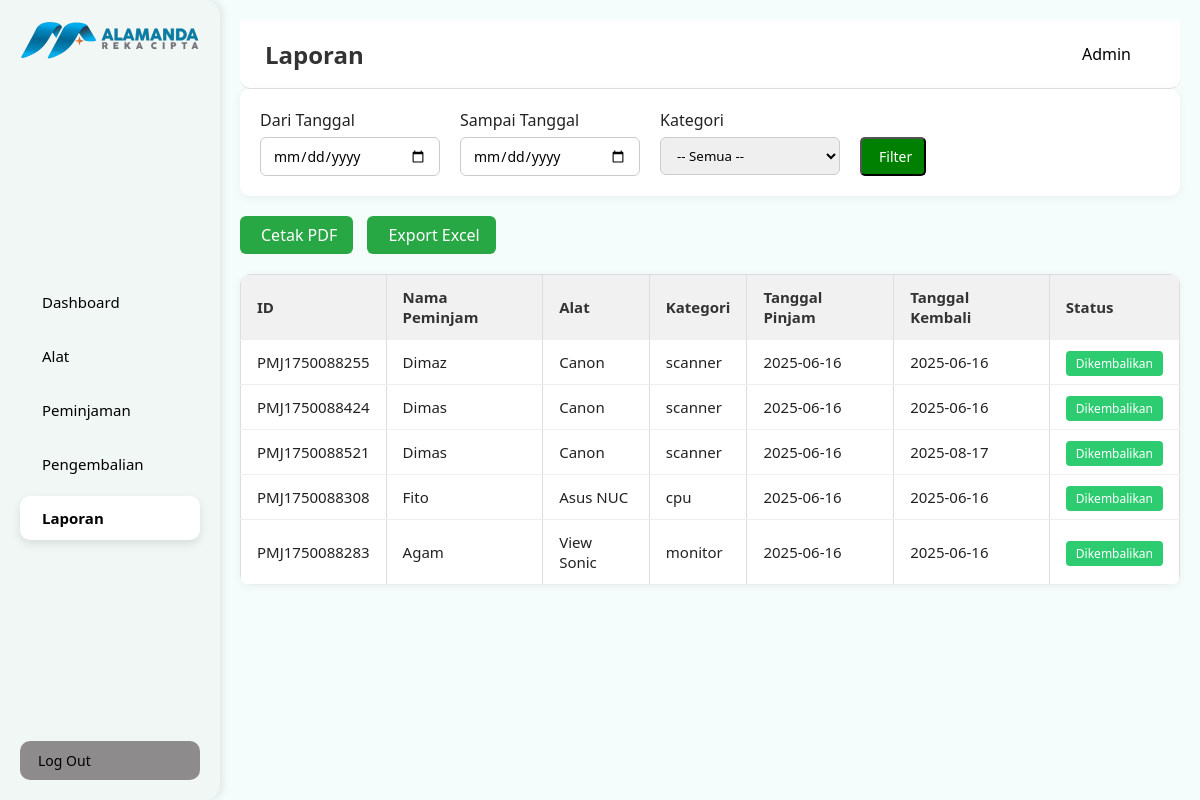
The app's page /laporan.php with its own data.
### tables this page shows
CREATE TABLE `peminjaman` (
  `id` int(11) NOT NULL,
  `id_peminjaman` varchar(20) NOT NULL,
  `id_alat` varchar(20) NOT NULL,
  `peminjam` varchar(100) NOT NULL,
  `divisi` varchar(100) DEFAULT NULL,
  `tanggal_pinjam` date NOT NULL,
  `tanggal_kembali` date DEFAULT NULL,
  `status` enum('Dipinjam','Dikembalikan') NOT NULL DEFAULT 'Dipinjam',
  `keterangan` text DEFAULT NULL
);

CREATE TABLE `alat` (
  `id` int(11) NOT NULL,
  `id_alat` varchar(20) NOT NULL,
  `kategori` enum('scanner','cpu','monitor') NOT NULL,
  `jenis` varchar(100) DEFAULT NULL,
  `merek` varchar(100) DEFAULT NULL,
  `seri` varchar(100) DEFAULT NULL,
  `ukuran` enum('kecil','sedang','besar') DEFAULT NULL,
  `spesifikasi` text DEFAULT NULL,
  `ukuran_inch` decimal(4,1) DEFAULT NULL,
  `resolusi` varchar(50) DEFAULT NULL,
  `lokasi` varchar(100) DEFAULT NULL,
  `status` enum('Tersedia','Dipinjam','Rusak','Dalam Perbaikan','Hilang') NOT NULL DEFAULT 'Tersedia',
  `jumlah_pemakaian` int(11) DEFAULT 0,
  `keterangan` text DEFAULT NULL,
  `tgl_masuk` date DEFAULT NULL
);

### laporan.php (the view, shortened to what this page needs)
<?php
include 'koneksi.php';
$tgl_dari   = isset($_GET['dari']) ? mysqli_real_escape_string($koneksi, $_GET['dari']) : '';
$tgl_sampai = isset($_GET['sampai']) ? mysqli_real_escape_string($koneksi, $_GET['sampai']) : '';
$kategori   = isset($_GET['kategori']) ? mysqli_real_escape_string($koneksi, $_GET['kategori']) : '';
$query = "SELECT p.*, a.jenis, a.kategori, a.merek
          FROM peminjaman p
          JOIN alat a ON p.id_alat = a.id_alat
          WHERE 1";
$query .= " ORDER BY p.tanggal_pinjam DESC";
$result = mysqli_query($koneksi, $query);
?>
<!DOCTYPE html>
<html lang="id">
<head>
  <link rel="stylesheet" href="assets/css/style.css">
  <link href="https://cdn.jsdelivr.net/npm/remixicon@3.5.0/fonts/remixicon.css" rel="stylesheet">
</head>
<body>
<div class="container">
  <?php include 'sidebar.php'; ?>
  <main class="main">
    <?php include 'topbar.php'; ?>
    <form method="GET" class="form-filter">
      <div>
        <label>Dari Tanggal</label>
        <input type="date" name="dari" value="<?= htmlspecialchars($tgl_dari) ?>">
      </div>
      <div>
        <label>Sampai Tanggal</label>
        <input type="date" name="sampai" value="<?= htmlspecialchars($tgl_sampai) ?>">
      </div>
      <div>
        <label>Kategori</label>
        <select name="kategori">
          <option value="">-- Semua --</option>
        </select>
      </div>
      <div style="align-self: flex-end;">
        <button type="submit" class="btn-tambah"><i class="ri-filter-line"></i> Filter</button>
      </div>
    </form>
    <div class="btn-group" style="margin-bottom: 20px;">
      <a href="export_pdf.php?dari=<?= urlencode($tgl_dari) ?>&sampai=<?= urlencode($tgl_sampai) ?>&kategori=<?= urlencode($kategori) ?>" target="_blank">
        <i class="ri-file-pdf-line"></i> Cetak PDF
      </a>
      <a href="export_excel.php?dari=<?= urlencode($tgl_dari) ?>&sampai=<?= urlencode($tgl_sampai) ?>&kategori=<?= urlencode($kategori) ?>" target="_blank">
        <i class="ri-file-excel-2-line"></i> Export Excel
      </a>
    </div>
    <div class="table-container">
      <table class="data-table">
        <thead>
          <tr>
            <th>ID</th>
            <th>Nama Peminjam</th>
            <th>Alat</th>
            <th>Kategori</th>
            <th>Tanggal Pinjam</th>
            <th>Tanggal Kembali</th>
            <th>Status</th>
          </tr>
        </thead>
        <tbody>
          <?php if (mysqli_num_rows($result) > 0): ?>
            <?php while ($row = mysqli_fetch_assoc($result)): ?>
              <tr>
                <td><?= $row['id_peminjaman'] ?></td>
                <td><?= htmlspecialchars($row['peminjam']) ?></td>
                <td><?= htmlspecialchars($row['merek'] . ' ' . $row['jenis']) ?></td>
                <td><?= htmlspecialchars($row['kategori']) ?></td>
                <td><?= $row['tanggal_pinjam'] ?></td>
                <td><?= $row['tanggal_kembali'] ?: '-' ?></td>
                <td>
                  <span class="<?= $row['status'] === 'Dipinjam' ? 'status-pinjam' : 'status-kembali' ?>">
                    <?= $row['status'] ?>
                  </span>
                </td>
              </tr>
            <?php endwhile; ?>
          <?php else: ?>
            <tr><td colspan="7" style="text-align:center;">Tidak ada data.</td></tr>
          <?php endif; ?>
        </tbody>
      </table>
    </div>
  </main>
</div>
</body>
</html>

### assets/css/style.css (style rules this page uses)
* { margin: 0; padding: 0; box-sizing: border-box; font-family: "Segoe UI", sans-serif; }
body { background: #f4fdfc; color: #222; }
.container { display: flex; min-height: 100vh; }
.main { flex: 1; padding: 20px; }
.btn-tambah { background-color: #007bff; color: white; padding: 8px 15px; text-decoration: none; border-radius: 5px; font-size: 14px; }
.container { display: flex; }
.data-table { width: 100%; border-collapse: collapse; margin-top: 20px; }
.data-table th, .data-table td { border: 1px solid #ccc; padding: 10px; }
.btn-tambah { background: green; color: white; padding: 8px 12px; text-decoration: none; border-radius: 5px; }
.data-table { width: 100%; border-collapse: separate; border-spacing: 0 10px; font-family: "Segoe UI", sans-serif; font-size: 15px; }
.data-table th { background-color: #f5f5f5; text-align: left; padding: 12px 16px; color: #333; }
.data-table td { background-color: #fff; padding: 12px 16px; vertical-align: middle; border-bottom: 1px solid #eee; }
.data-table th, .data-table td { border: 1px solid #ddd; padding: 10px; text-align: left; }
.data-table th { background-color: #f4f4f4; font-weight: bold; }
input[type="text"], input[type="number"], textarea, input[type="date"] { padding: 10px 15px; border-radius: 8px; border: 1px solid #ccc; width: 100%; font-size: 14px; }

### laporan.php (style rules this page uses)
.form-filter { display: flex; flex-wrap: wrap; gap: 20px; background: #fff; padding: 20px; border-radius: 10px; box-shadow: 0 2px 10px rgba(0,0,0,0.05); margin-bottom: 20px; }
.form-filter label { font-weight: 500; display: block; margin-bottom: 6px; }
.form-filter input, .form-filter select { padding: 8px 12px; border-radius: 6px; border: 1px solid #ccc; min-width: 180px; }
.btn-group a { background: #28a745; color: white; padding: 8px 16px; text-decoration: none; border-radius: 6px; margin-right: 10px; display: inline-flex; align-items: center; gap: 5px; }
.data-table { width: 100%; border-collapse: collapse; background: white; border-radius: 10px; overflow: hidden; box-shadow: 0 2px 8px rgba(0,0,0,0.05); }
.data-table th, .data-table td { padding: 12px 16px; border-bottom: 1px solid #eee; text-align: left; }
.data-table th { background: #f1f1f1; }
.status-kembali { background: #2ecc71; color: white; padding: 4px 10px; border-radius: 4px; font-size: 12px; }

### records on screen
peminjaman: id_peminjaman "PMJ1750088255", peminjam "Dimaz", alat.merek+jenis "Canon", alat.kategori "scanner", tanggal_pinjam "2025-06-16", tanggal_kembali "2025-06-16", status "Dikembalikan"
peminjaman: id_peminjaman "PMJ1750088424", peminjam "Dimas", alat.merek+jenis "Canon", alat.kategori "scanner", tanggal_pinjam "2025-06-16", tanggal_kembali "2025-06-16", status "Dikembalikan"
peminjaman: id_peminjaman "PMJ1750088521", peminjam "Dimas", alat.merek+jenis "Canon", alat.kategori "scanner", tanggal_pinjam "2025-06-16", tanggal_kembali "2025-08-17", status "Dikembalikan"
peminjaman: id_peminjaman "PMJ1750088308", peminjam "Fito", alat.merek+jenis "Asus NUC", alat.kategori "cpu", tanggal_pinjam "2025-06-16", tanggal_kembali "2025-06-16", status "Dikembalikan"
peminjaman: id_peminjaman "PMJ1750088283", peminjam "Agam", alat.merek+jenis "View Sonic", alat.kategori "monitor", tanggal_pinjam "2025-06-16", tanggal_kembali "2025-06-16", status "Dikembalikan"

### other values on screen
$page_title "Laporan"
$_SESSION['username'] "Admin"
